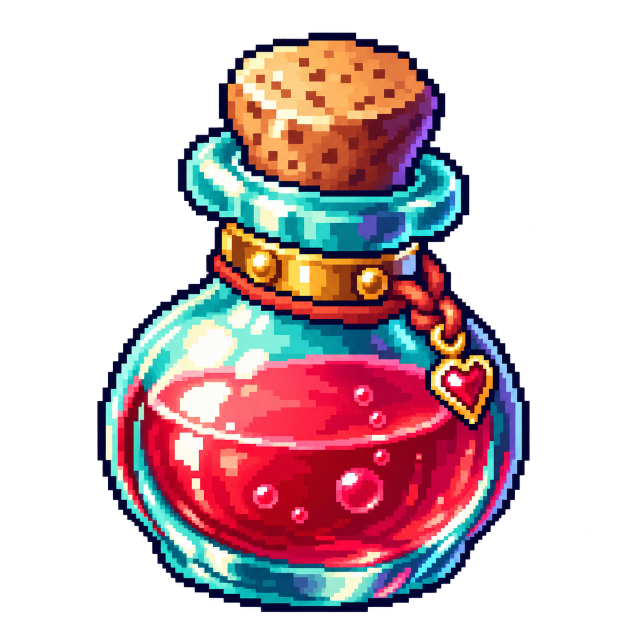
#> input picture art/ui/cute-rebuild/masters/potion-master.png, 1254 x 1254 px (shown at 1/2 size); its folder holds 7 pictures in this run
$ python native_basis.py
#> lines starting #> are read from the running program, lines starting #| are printed output that depends on the picture; after the words box and inside, x2 and y2 are one past the last pixel; in counts of white or black regions, pixels touching at a corner belong together
"""Native-size adaptation of approved cute visual masters; inspection required.
One fixed transform per clip, binary alpha, one shared palette, no shape substitution.
"""
from pathlib import Path
from PIL import Image,ImageDraw,ImageFont
import json,math
R=Path(__file__).resolve().parent;O=R/'native-basis';O.mkdir(exist_ok=True)
records=[];allframes=[];groups=[]
def draft(name,source,size,grid=(1,1)):
#> called with name = 'item_small_potion', source = 'potion-master.png', size = 32, grid = (1, 1)
 im=Image.open(R/'masters'/source).convert('RGBA');cols,rows=grid;cw,ch=im.width//cols,im.height//rows
#> in draft, im is the input picture: PIL image 1254x1254 RGBA; mean R, G, B, A 67, 43.9, 48.1, 112.9
#> after `cw, ch = (im.width // cols, im.height // rows)`: cw = 1254; ch = 1254
 cells=[im.crop((x*cw,y*ch,(x+1)*cw,(y+1)*ch)) for y in range(rows) for x in range(cols)]
#> cells = 1 item
 bbs=[c.getchannel('A').point(lambda a:255 if a>=128 else 0).getbbox() for c in cells]
#> bbs = [(195, 65, 1059, 1224)]
 bbs=[b for b in bbs if b];left=min(b[0] for b in bbs);top=min(b[1] for b in bbs);right=max(b[2] for b in bbs);bottom=max(b[3] for b in bbs)
#> after `left = min((b[0] for b in bbs))`: left = 195
#> after `top = min((b[1] for b in bbs))`: top = 65
#> after `right = max((b[2] for b in bbs))`: right = 1059
#> after `bottom = max((b[3] for b in bbs))`: bottom = 1224
 # Fixed union across every animation cel: shrinking effects must shrink in place.
 crop=(max(0,left-3),max(0,top-3),min(cw,right+3),min(ch,bottom+3));sw,sh=crop[2]-crop[0],crop[3]-crop[1]
#> after `crop = (max(0, left - 3), max(0, top - 3), min(cw, right + 3), min(ch,`: crop = (192, 62, 1062, 1227)
#> after `sw, sh = (crop[2] - crop[0], crop[3] - crop[1])`: sw = 870; sh = 1165
 scale=min((size-2)/sw,(size-2)/sh);dw,dh=max(1,round(sw*scale)),max(1,round(sh*scale));offset=((size-dw)//2,(size-dh)//2)
#> after `scale = min((size - 2) / sw, (size - 2) / sh)`: scale = 0.0258
#> after `dw, dh = (max(1, round(sw * scale)), max(1, round(sh * scale)))`: dw = 22; dh = 30
#> after `offset = ((size - dw) // 2, (size - dh) // 2)`: offset = (5, 1)
 native=[]
 for c in cells:
  body=c.crop(crop).resize((dw,dh),Image.Resampling.NEAREST);body.putalpha(body.getchannel('A').point(lambda a:255 if a>=128 else 0));fr=Image.new('RGBA',(size,size));fr.paste(body,offset);native.append(fr);allframes.append(fr)
#> this loop made 1 pass
#> after the loop, allframes = 1 item; native = 1 item
 groups.append((name,native));records.append(dict(name=name,source=source,nativeSize=[size,size],sourceGrid=list(grid),frameCount=len(native),fixedSourceCrop=crop,scale=scale,offset=offset,status='needs_visual_review'))
draft('item_small_potion','potion-master.png',32)
draft('ui_command_skill','fire-skill-master.png',24)
#> call 2 of draft, with name = 'ui_command_skill', source = 'fire-skill-master.png', size = 24, grid = (1, 1)
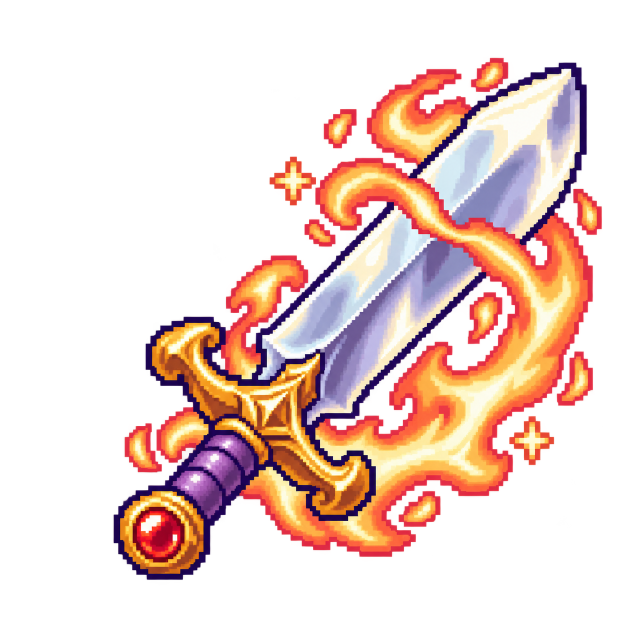
#> input picture art/ui/cute-rebuild/masters/fire-skill-master.png, 1254 x 1254 px (shown at 1/2 size)
#> in draft, im is the input picture: PIL image 1254x1254 RGBA; mean R, G, B, A 81.2, 51.4, 44.5, 90.7
#> in draft (call 2), `bbs=[c.getchannel('A').point(lambda a:255 if a>=128 else 0).getbbox() ..`: bbs = [(227, 116, 1204, 1159)]
#> in draft (call 2), `left = min((b[0] for b in bbs))`: left = 227
#> in draft (call 2), `top = min((b[1] for b in bbs))`: top = 116
#> in draft (call 2), `right = max((b[2] for b in bbs))`: right = 1204
#> in draft (call 2), `bottom = max((b[3] for b in bbs))`: bottom = 1159
#> in draft (call 2), `crop = (max(0, left - 3), max(0, top - 3), min(cw, right + 3), min(ch,`: crop = (224, 113, 1207, 1162)
#> in draft (call 2), `sw, sh = (crop[2] - crop[0], crop[3] - crop[1])`: sw = 983; sh = 1049
#> in draft (call 2), `scale = min((size - 2) / sw, (size - 2) / sh)`: scale = 0.021
#> in draft (call 2), `dw, dh = (max(1, round(sw * scale)), max(1, round(sh * scale)))`: dw = 21; dh = 22
#> in draft (call 2), `offset = ((size - dw) // 2, (size - dh) // 2)`: offset = (1, 1)
#> the loop in draft (call 2), `for c in cells:` made 1 pass
#> after the loop in draft (call 2), `for c in cells:`:
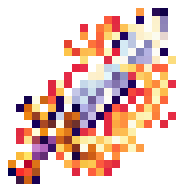
#> fr: PIL image 24x24 RGBA (shown 8 times larger); mean R, G, B, A 100.6, 63.8, 55.4, 111.1; transparent parts drawn white
#> after the loop in draft (call 2), `for c in cells:`: allframes = 2 items
draft('ui_hit_fire','fire-sheet-master.png',32,(3,2))
#> call 3 of draft, with name = 'ui_hit_fire', source = 'fire-sheet-master.png', size = 32, grid = (3, 2)
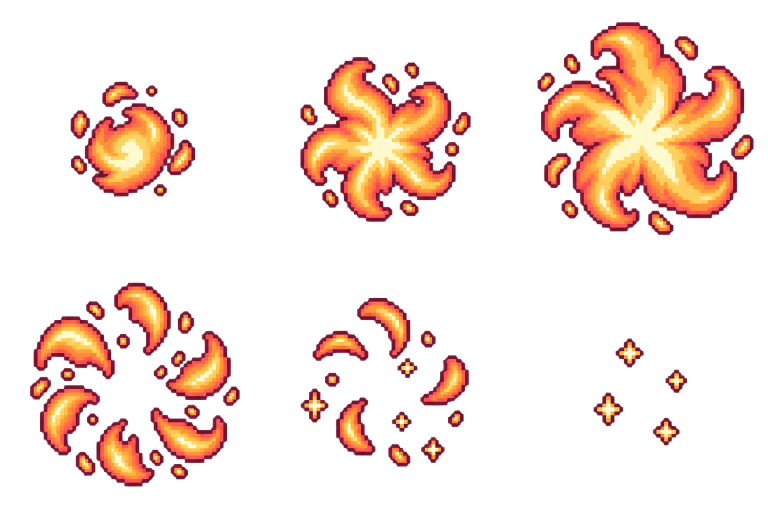
#> input picture art/ui/cute-rebuild/masters/fire-sheet-master.png, 1536 x 1024 px (shown at 1/2 size)
#> in draft, im is the input picture: PIL image 1536x1024 RGBA; mean R, G, B, A 108.3, 46.9, 37.5, 51.5
#> in draft (call 3), `cells=[im.crop((x*cw,y*ch,(x+1)*cw,(y+1)*ch)) for y in range(rows) for..`: cells = 6 items
#> in draft (call 3), `bbs=[c.getchannel('A').point(lambda a:255 if a>=128 else 0).getbbox() ..`: bbs = [(141, 164, 390, 393), (89, 114, 429, 443), (51, 44, 483, 470), (60, 54, 479, 461), (90, 84, 426, 421), (163, 165, 350, 378)]
#> in draft (call 3), `left = min((b[0] for b in bbs))`: left = 51
#> in draft (call 3), `top = min((b[1] for b in bbs))`: top = 44
#> in draft (call 3), `right = max((b[2] for b in bbs))`: right = 483
#> in draft (call 3), `bottom = max((b[3] for b in bbs))`: bottom = 470
#> in draft (call 3), `crop = (max(0, left - 3), max(0, top - 3), min(cw, right + 3), min(ch,`: crop = (48, 41, 486, 473)
#> in draft (call 3), `sw, sh = (crop[2] - crop[0], crop[3] - crop[1])`: sw = 438; sh = 432
#> in draft (call 3), `scale = min((size - 2) / sw, (size - 2) / sh)`: scale = 0.0685
#> in draft (call 3), `dw, dh = (max(1, round(sw * scale)), max(1, round(sh * scale)))`: dw = 30
#> the loop in draft (call 3), `for c in cells:` made 6 passes
#> after the loop in draft (call 3), `for c in cells:`:
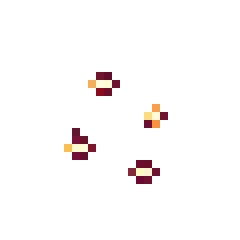
#> body: PIL image 30x30 RGBA (shown 8 times larger); mean R, G, B, A 55.6, 26.2, 22.1, 8.8; transparent parts drawn white
#> after the loop in draft (call 3), `for c in cells:`: allframes = 8 items; native = 6 items
colors=[p[:3] for fr in allframes for p in fr.getdata() if p[3]];strip=Image.new('RGB',(len(colors),1));strip.putdata(colors);pal=strip.quantize(colors=64,method=Image.Quantize.MEDIANCUT)
#> after `colors = [p[:3] for fr in allframes for p in fr.getdata() if p[3]]`: colors = 2231 items, first 6: (0, 0, 42), (1, 1, 42), (197, 144, 79), (187, 119, 62), (0, 1, 44), (255, 206, 119)
palette=pal.getpalette();(R/'palette-cute-64.json').write_text(json.dumps([palette[i:i+3] for i in range(0,192,3)],indent=2)+'\n')
#> after `palette = pal.getpalette()`: palette = 192 values, max 254 at index 0, min 0 at index 142, mean 136.4
board=Image.new('RGB',(1024,540),'#14121c');d=ImageDraw.Draw(board);font=ImageFont.load_default();d.text((20,12),'APPROVED CUTE STYLE / NATIVE-SIZE ADAPTATION',font=font,fill='#fff0bc')
for row,(name,frames) in enumerate(groups):
 native=[]
 for i,fr in enumerate(frames):
  a=fr.getchannel('A');out=fr.convert('RGB').quantize(palette=pal,dither=Image.Dither.NONE).convert('RGBA');out.putalpha(a);out.save(O/f'{name}-{i:02}.png');native.append(out)
 sheet=Image.new('RGBA',(native[0].width*len(native),native[0].height))
 for i,fr in enumerate(native):sheet.paste(fr,(i*fr.width,0))
 sheet.save(O/f'{name}_v002.png')
 y=55+row*155;d.text((20,y),name,font=font,fill='#fff0bc');board.paste(native[0],(20,y+24),native[0])
 for i,fr in enumerate(native):
  z=fr.resize((fr.width*4,fr.height*4),Image.Resampling.NEAREST);board.paste(z,(170+i*138,y),z)
 if len(native)>1:
  proof=[]
  for fr in native:
   bg=Image.new('RGBA',fr.size,'#14121c');bg.alpha_composite(fr);proof.append(bg.resize((256,256),Image.Resampling.NEAREST).convert('RGB'))
  proof[0].save(O/'fire-native-preview.gif',save_all=True,append_images=proof[1:]+[Image.new('RGB',(256,256),'#14121c')],duration=[100]*6+[700],loop=0,disposal=2)
#> this loop made 3 passes
#> (name, y) on passes 1 to 3: ('item_small_potion', 55), ('ui_command_skill', 210), ('ui_hit_fire', 365)
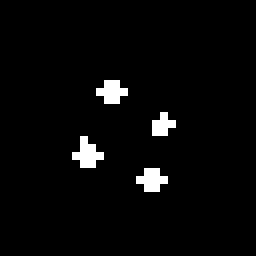
#> a: PIL image 32x32 L (shown 8 times larger); 3% white in thin lines or dots, all inside (x1, y1, x2, y2) = (9, 10, 22, 24)
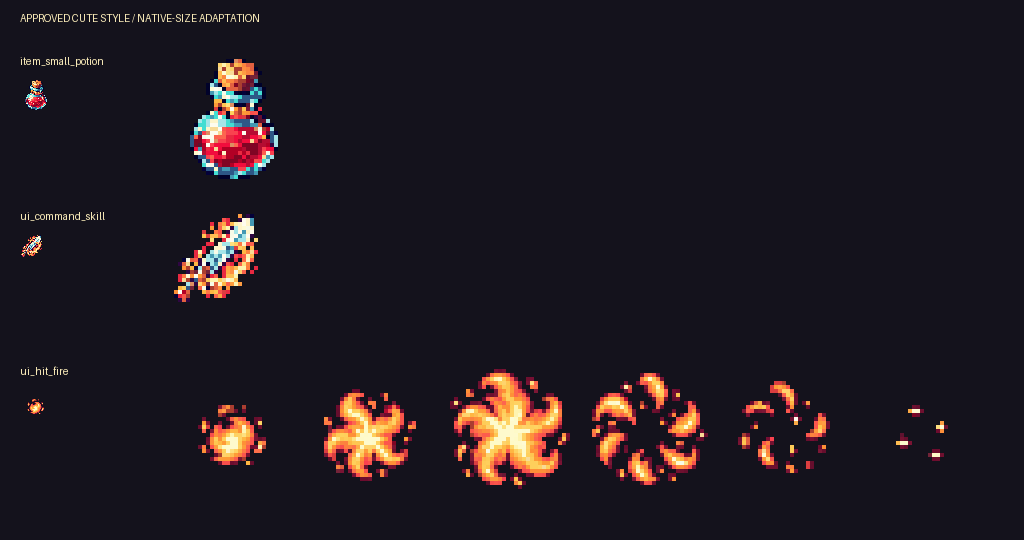
#> board: PIL image 1024x540 RGB; mean R, G, B 32.4, 25, 32.3
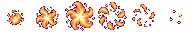
#> sheet: PIL image 192x32 RGBA; mean R, G, B, A 112.4, 46.9, 55.3, 63; transparent parts drawn white
board.save(O/'native-review.png');(O/'framing.json').write_text(json.dumps(records,indent=2)+'\n')
print(json.dumps(records))
#> (printed output is left out)
